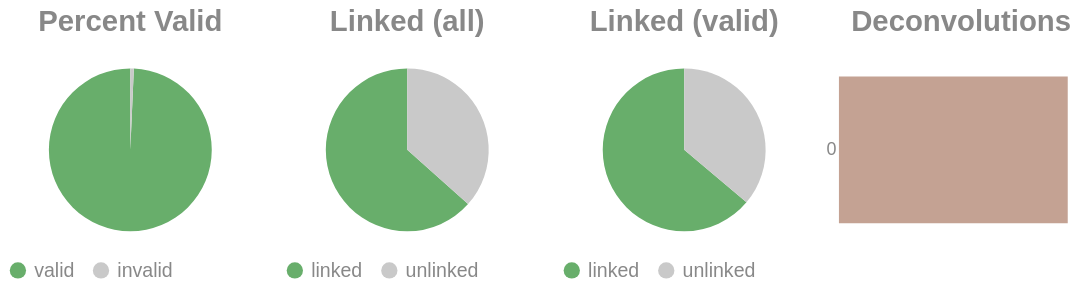

Notebook cell for this chart:
### Code cell
if SKIPLR:
    pass
else:
    clash = Counter()
    for i in valids['molecule'].to_list():
        _mol = i.split("-")
        if len(_mol) == 1:
            clash.update('0')
        else:
            clash.update(_mol[-1])

    _d = {"deconvolutions": [], 'count': []}
    for k,v in clash.items():
        _d['deconvolutions'].append(k)
        _d['count'].append(v)

    tot_valid = valids['reads'].sum()
    mask = valids['reads'] >= 2
    n_linked_reads = valids.filter(mask)['reads'].sum()
    if n_linked_reads == 0:
        print_html("No linked molecules (>=2 reads) were detected; skipping linked-only distributions.")
        SKIPLR = True
    else:
        perc_valid = round(tot_valid / n_reads, 4)
        linked_perc_abs = round(n_linked_reads / n_reads, 4)
        linked_perc = round(n_linked_reads / tot_valid, 4)

    _valid = pl.DataFrame({"valids": ['valid', 'invalid'], "count": [tot_valid, n_reads - tot_valid]})
    _linked_abs = pl.DataFrame({"linked (absolute)": ['linked', 'unlinked'], "count": [n_linked_reads, n_reads - n_linked_reads]})
    _linked_rel = pl.DataFrame({"linked (valids)": ['linked', 'unlinked'], "count": [n_linked_reads, tot_valid - n_linked_reads]})

    (
        alt.hconcat(
            piechart(_valid, goodval = 'valid', title = "Percent Valid"),
            piechart(_linked_abs, goodval = "linked", title =  "Linked (all)"),
            piechart(_linked_rel, goodval = "linked", title =  "Linked (valid)"),
            convolutionbar(pl.DataFrame(_d), title = "Deconvolutions"),
            center = True,
            bounds = 'flush'
        )
        .resolve_scale(color='independent')
        .resolve_legend('independent')
        .properties(usermeta={'embedOptions': {"actions": False}})
    ).display()

### Figure 1 — Vega-Lite specification as saved in the notebook (floating-point values rounded to 4 significant figures)
{"width": "container", "height": 400, "config": {"title": {"anchor": "start", "dy": -15, "fontSize": 18, "color": "#888888", "subtitleColor": "#888888", "subtitleFontSize": 14}, "arc": {"fill": "#0072B2"}, "axis": {"domainColor": "#888888", "domainWidth": 0.5, "gridWidth": 0.2, "grid": false, "titleFontWeight": 400, "titleFontSize": 15, "labelFontSize": 11, "labelColor": "#888888", "tickColor": "#888888", "tickWidth": 0.2, "titleColor": "#888888"}, "axisBand": {"grid": false}, "axisX": {"grid": true, "tickSize": 10, "domainCap": "round"}, "axisY": {"domain": false, "grid": true, "tickSize": 0, "domainCap": "round"}, "background": "transparent", "header": {"labelFontSize": 15, "labelColor": "#888888", "titleFontSize": 15, "titleFontWeight": 600, "titleColor": "#888888"}, "legend": {"labelFont": "sans-serif", "labelFontSize": 12, "labelColor": "#888888", "symbolSize": 100, "symbolType": "circle", "titleFontSize": 12, "titlePadding": 10, "titleColor": "#888888", "title": null}, "range": {"category": ["#E69F00", "#56B4E9", "#009E73", "#F0E442", "#0072B2", "#D55E00", "#CC79A7", "#000000"], "diverging": ["#cfe8f3", "#a2d4ec", "#73bfe2", "#46abdb", "#1696d2", "#12719e"]}, "area": {"fill": "#0072B2", "fillOpacity": 0.7, "line": true, "strokeOpacity": 0.7}, "line": {"color": "#0072B2", "stroke": "#0072B2", "strokeWidth": 2}, "trail": {"color": "#0072B2", "stroke": "#0072B2", "strokeWidth": 0, "size": 1}, "point": {"filled": true, "fillOpacity": 1.0, "size": 95}, "text": {"color": "#888888", "fontSize": 11, "align": "right", "fontWeight": 400, "size": 11}, "bar": {"fill": "#0072B2", "stroke": null}, "view": {"stroke": null, "continuousWidth": 660, "continuousHeight": 400}}, "hconcat": [{"data": {"name": "data-108f0aa2b5e6aea9e9229fd8065df156"}, "mark": {"type": "arc"}, "encoding": {"color": {"field": "valids", "legend": {"orient": "bottom", "title": null}, "scale": {"domain": ["valid", "invalid"], "range": ["#68ae6b", "#C9C9C9"]}, "title": "Valids", "type": "nominal"}, "theta": {"field": "count", "type": "quantitative"}, "tooltip": [{"field": "valids", "title": "Valids", "type": "ordinal"}, {"field": "percent", "format": ".2%", "title": "Percent", "type": "quantitative"}, {"field": "count", "title": "Count", "type": "quantitative"}]}, "height": 100, "title": {"text": "Percent Valid", "align": "center", "anchor": "middle"}, "transform": [{"calculate": "datum.count / 13667150", "as": "percent"}], "width": 150}, {"data": {"name": "data-9816b53184b5de4ef84297dc4822b8d0"}, "mark": {"type": "arc"}, "encoding": {"color": {"field": "linked (absolute)", "legend": {"orient": "bottom", "title": null}, "scale": {"domain": ["linked", "unlinked"], "range": ["#68ae6b", "#C9C9C9"]}, "title": "Linked (Absolute)", "type": "nominal"}, "theta": {"field": "count", "type": "quantitative"}, "tooltip": [{"field": "linked (absolute)", "title": "Linked (Absolute)", "type": "ordinal"}, {"field": "percent", "format": ".2%", "title": "Percent", "type": "quantitative"}, {"field": "count", "title": "Count", "type": "quantitative"}]}, "height": 100, "title": {"text": "Linked (all)", "align": "center", "anchor": "middle"}, "transform": [{"calculate": "datum.count / 13667150", "as": "percent"}], "width": 150}, {"data": {"name": "data-00cff00266ca4d90d0e9369279b62084"}, "mark": {"type": "arc"}, "encoding": {"color": {"field": "linked (valids)", "legend": {"orient": "bottom", "title": null}, "scale": {"domain": ["linked", "unlinked"], "range": ["#68ae6b", "#C9C9C9"]}, "title": "Linked (Valids)", "type": "nominal"}, "theta": {"field": "count", "type": "quantitative"}, "tooltip": [{"field": "linked (valids)", "title": "Linked (Valids)", "type": "ordinal"}, {"field": "percent", "format": ".2%", "title": "Percent", "type": "quantitative"}, {"field": "count", "title": "Count", "type": "quantitative"}]}, "height": 100, "title": {"text": "Linked (valid)", "align": "center", "anchor": "middle"}, "transform": [{"calculate": "datum.count / 13572670", "as": "percent"}], "width": 150}, {"data": {"name": "data-6f3400ec73ab48d4383404d72f366e54"}, "mark": {"type": "bar"}, "encoding": {"color": {"field": "deconvolutions", "legend": null, "scale": {"scheme": "lightgreyred"}, "type": "nominal"}, "tooltip": [{"field": "deconvolutions", "title": "Deconvolutions", "type": "ordinal"}, {"field": "percent", "format": ".2%", "title": "Percent", "type": "quantitative"}, {"field": "count", "title": "Count", "type": "quantitative"}], "x": {"axis": null, "field": "count", "type": "quantitative"}, "y": {"field": "deconvolutions", "sort": "ascending", "title": null, "type": "nominal"}}, "height": 100, "title": {"text": "Deconvolutions", "align": "center", "anchor": "middle"}, "transform": [{"calculate": "datum.count / 7491202", "as": "percent"}], "width": 150}], "bounds": "flush", "center": true, "resolve": {"legend": {"angle": "independent"}, "scale": {"color": "independent"}}, "usermeta": {"embedOptions": {"actions": false}}, "$schema": "https://vega.github.io/schema/vega-lite/v6.1.0.json", "datasets": {"data-108f0aa2b5e6aea9e9229fd8065df156": [{"valids": "valid", "count": 13572670}, {"valids": "invalid", "count": 94480}], "data-9816b53184b5de4ef84297dc4822b8d0": [{"linked (absolute)": "linked", "count": 8667447}, {"linked (absolute)": "unlinked", "count": 4999703}], "data-00cff00266ca4d90d0e9369279b62084": [{"linked (valids)": "linked", "count": 8667447}, {"linked (valids)": "unlinked", "count": 4905223}], "data-6f3400ec73ab48d4383404d72f366e54": [{"deconvolutions": "0", "count": 7491202}]}}
